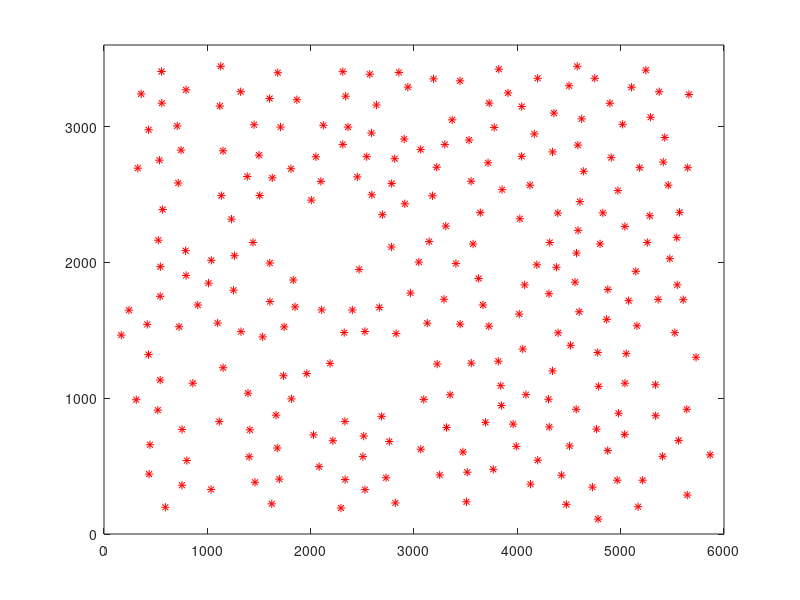

Reproduce this figure in MATLAB.
function [] = drawCity()
%DRAWCITY Summary of this function goes here
%   Detailed explanation goes here

cityPosition = load('data/world/data_city.txt');

X = cityPosition(:,2);
Y = cityPosition(:,3);

plot(X, Y, 'r*');
axis([0 6000 0 3600]);
hold on;

end

